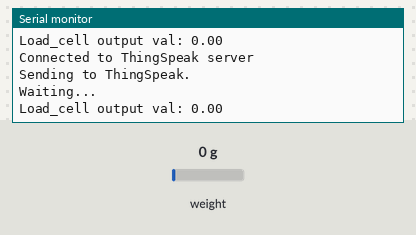
Simulated run of this sketch. Board: ESP32. Parts: the last lines printed to the serial monitor. The test bench sets the inputs (shaded band); at power-on: weight on the scale 0 g. WiFi joins after 1.5 s; servers stay silent unless stated; EEPROM starts erased.

Above: at 5.1 s.
5.2 s: weight on the scale set to 100 g
At 5.55 s:
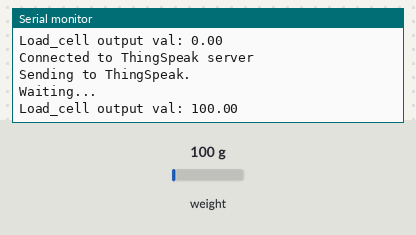
6.7 s: weight on the scale set to 1250 g
At 7.02 s:
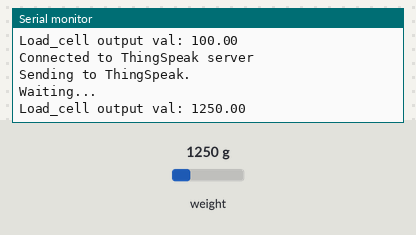
Timing chart, 0 to 9.7 s (numbered marks = the images above; inputs shaded):
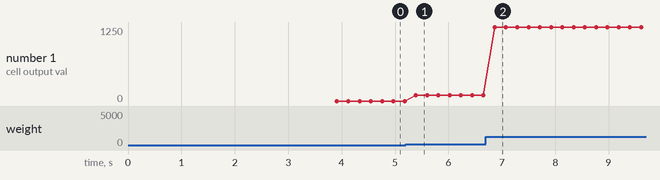

Measured:
- after the input at 5.2 s, the serial monitor: prints a new line after 0.19 s (image 1)
- after the input at 6.7 s, the serial monitor: prints a new line after 0.17 s (image 2)
- plotted number 1: 0 → 100 after the input at 5.2 s, 100 → 1250 after the input at 6.7 s

The sketch:

final.ino
```cpp
#include <WiFi.h>
#include <HX711_ADC.h>
#include <EEPROM.h>
const int HX711_dout = 23; //esp > HX711 dout pin
const int HX711_sck = 22; //esp > HX711 sck pin
HX711_ADC LoadCell(HX711_dout, HX711_sck);
const int calVal_eepromAdress = 0;
long t;
String apiKey = "4FC9H7PKH6AUXXID";     //  Enter your Write API key from ThingSpeak
const char *ssid =  "OnePlus Nord";     // replace with your wifi ssid and wpa2 key
const char *pass =  "Bharath211204";
const char *server = "api.thingspeak.com";
WiFiClient client;
void setup() {
  Serial.begin(115200);
  delay(10);
  Serial.println("Connecting to ");
  Serial.println(ssid);
  WiFi.begin(ssid, pass);
  while (WiFi.status() != WL_CONNECTED)
  {
    delay(500);
    Serial.print(".");
  }
  Serial.println("");
  Serial.println("WiFi connected");
  LoadCell.begin();
  float calibrationValue;// calibration value (see example file "Calibration.ino")
//if defined(ESP8266)|| defined(ESP32)
  EEPROM.begin(512);      // uncomment this if you use ESP8266/ESP32 and want to fetch the calibration value from eeprom
//endif
  EEPROM.get(calVal_eepromAdress, calibrationValue); // uncomment this if you want to fetch the calibration value from eeprom
  long stabilizingtime = 2000; // preciscion right after power-up can be improved by adding a few seconds of stabilizing time
  boolean _tare = true; //set this to false if you don't want tare to be performed in the next step
  LoadCell.start(stabilizingtime, _tare);
  if (LoadCell.getTareTimeoutFlag()) {
    Serial.println("Timeout, check ESP>HX711 wiring and pin designations");
    while (1);
  }
  else {
    LoadCell.setCalFactor(calibrationValue); // set calibration value (float)
    Serial.println("Startup is complete");
  }
}
void loop() {
  static boolean newDataReady = 0;
  const int serialPrintInterval = 0; //increase value to slow down serial print activity
  // check for new data/start next conversion:
  if (LoadCell.update()) newDataReady = true;
  // get smoothed value from the dataset:
  if (newDataReady) {
    if (millis() > t + serialPrintInterval) {
      float i = LoadCell.getData();
      if (i<0){
        i=0;
      }
      Serial.print("Load_cell output val: ");
      Serial.println(i);
      if (client.connect(server, 80)) {
        Serial.println("Connected to ThingSpeak server");

        String postStr = "field1=" + String(i);
      // Construct the POST request
        String httpRequest = "POST /update HTTP/1.1\n";
        httpRequest += "Host: api.thingspeak.com\n";
        httpRequest += "Connection: close\n";
        httpRequest += "X-THINGSPEAKAPIKEY: " + apiKey + "\n";
        httpRequest += "Content-Type: application/x-www-form-urlencoded\n";
        httpRequest += "Content-Length: " + String(postStr.length()) + "\n\n";
        httpRequest += postStr;

        // Send the HTTP request
        client.print(httpRequest);
        Serial.println("Sending to ThingSpeak.");
      }
      client.stop();
      Serial.println("Waiting...");
      // thingspeak needs minimum 15 sec delay between updates
      delay(10);
      newDataReady = 0;
      t = millis();
    }
  }
}
```
